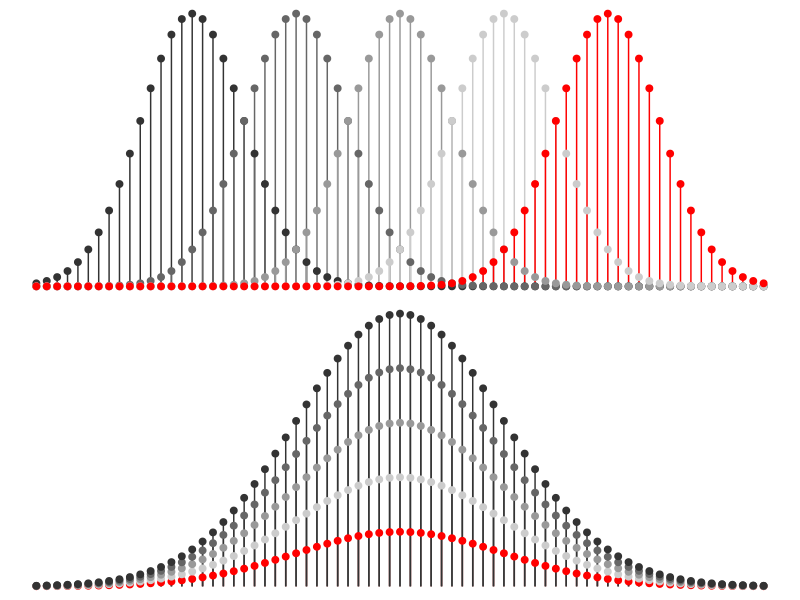

The R script that drew this image:
library(ggplot2)
library(ggpubr)
library(purrr)
x  =seq(-15, 55)
t = c()
m = c()
for (i in c(0, 10, 20, 30, 40)) {
  df = data.frame(X = x, Y = unlist(map(x, \(x) dnorm(x, mean = i, sd = 5))), M = rep(i, length(x))) 
  t = rbind(t, df)
}
for (i in c(1, 2, 3, 4, 5)) {
  df = data.frame(X = x, Y = unlist(map(x, \(x) dnorm(x, mean = 20, sd = 10) * i)), M = rep(i, length(x))) 
  m = rbind(m, df)
}
t$M = factor(t$M, levels = c("0", "10", "20", "30","40"))
m$M = factor(m$M, levels = c("5", "4", "3", "2","1"))
p1 = ggplot(t, aes(x = X, y = Y, group = M)) +
  geom_segment(aes(x=X, xend=X, y=0, yend=Y, color = M)) +
  geom_point(aes(color = M), size = 2) +
  theme_void() +
  scale_color_manual(values=c("grey20","grey40","grey60","grey80","red")) +
  theme(legend.position = "none")
p2 = ggplot(m, aes(x = X, y = Y, group = M)) +
  geom_segment(aes(x=X, xend=X, y=0, yend=Y, color = M)) +
  geom_point(aes(color = M), size = 2) +
  theme_void() +
  scale_color_manual(values=c("grey20","grey40","grey60","grey80","red")) +
  theme(legend.position = "none")

ggarrange(p1, p2, nrow = 2)
